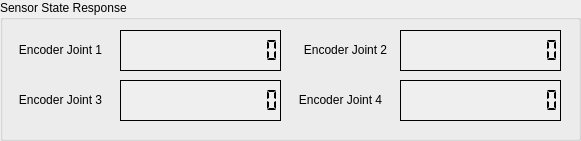
  <widget class="QGroupBox" name="SensorStateResponseGroupBox">
   <property name="geometry">
    <rect>
     <x>450</x>
     <y>530</y>
     <width>581</width>
     <height>141</height>
    </rect>
   </property>
   <property name="title">
    <string>Sensor State Response</string>
   </property>
   <widget class="QLabel" name="EncoderJoint1StateResponseLabel">
    <property name="geometry">
     <rect>
      <x>10</x>
      <y>40</y>
      <width>101</width>
      <height>20</height>
     </rect>
    </property>
    <property name="midLineWidth">
     <number>0</number>
    </property>
    <property name="text">
     <string>Encoder Joint 1</string>
    </property>
    <property name="alignment">
     <set>Qt::AlignCenter</set>
    </property>
   </widget>
   <widget class="QLabel" name="EncoderJoint2StateResponseLabel">
    <property name="geometry">
     <rect>
      <x>300</x>
      <y>40</y>
      <width>91</width>
      <height>20</height>
     </rect>
    </property>
    <property name="midLineWidth">
     <number>0</number>
    </property>
    <property name="text">
     <string>Encoder Joint 2</string>
    </property>
    <property name="alignment">
     <set>Qt::AlignCenter</set>
    </property>
   </widget>
   <widget class="QLabel" name="EncoderJoint3StateResponseLabel">
    <property name="geometry">
     <rect>
      <x>10</x>
      <y>90</y>
      <width>101</width>
      <height>20</height>
     </rect>
    </property>
    <property name="midLineWidth">
     <number>0</number>
    </property>
    <property name="text">
     <string>Encoder Joint 3</string>
    </property>
    <property name="alignment">
     <set>Qt::AlignCenter</set>
    </property>
   </widget>
   <widget class="QLabel" name="EncoderJoint4StateResponseLabel">
    <property name="geometry">
     <rect>
      <x>290</x>
      <y>90</y>
      <width>101</width>
      <height>20</height>
     </rect>
    </property>
    <property name="midLineWidth">
     <number>0</number>
    </property>
    <property name="text">
     <string>Encoder Joint 4</string>
    </property>
    <property name="alignment">
     <set>Qt::AlignCenter</set>
    </property>
   </widget>
   <widget class="QLCDNumber" name="EncoderJoint1StateResponseLCDNumber">
    <property name="geometry">
     <rect>
      <x>120</x>
      <y>30</y>
      <width>161</width>
      <height>41</height>
     </rect>
    </property>
    <property name="font">
     <font>
      <family>MS Shell Dlg 2</family>
      <pointsize>8</pointsize>
      <weight>50</weight>
      <bold>false</bold>
      <underline>false</underline>
      <strikeout>false</strikeout>
      <kerning>true</kerning>
     </font>
    </property>
    <property name="autoFillBackground">
     <bool>true</bool>
    </property>
    <property name="inputMethodHints">
     <set>Qt::ImhNone</set>
    </property>
    <property name="frameShape">
     <enum>QFrame::Panel</enum>
    </property>
    <property name="frameShadow">
     <enum>QFrame::Plain</enum>
    </property>
    <property name="lineWidth">
     <number>1</number>
    </property>
    <property name="midLineWidth">
     <number>0</number>
    </property>
    <property name="digitCount">
     <number>13</number>
    </property>
    <property name="segmentStyle">
     <enum>QLCDNumber::Flat</enum>
    </property>
    <property name="value" stdset="0">
     <double>0.000000000000000</double>
    </property>
   </widget>
   <widget class="QLCDNumber" name="EncoderJoint3StateResponseLCDNumber">
    <property name="geometry">
     <rect>
      <x>120</x>
      <y>80</y>
      <width>161</width>
      <height>41</height>
     </rect>
    </property>
    <property name="font">
     <font>
      <family>MS Shell Dlg 2</family>
      <pointsize>8</pointsize>
      <weight>50</weight>
      <bold>false</bold>
      <underline>false</underline>
      <strikeout>false</strikeout>
      <kerning>true</kerning>
     </font>
    </property>
    <property name="autoFillBackground">
     <bool>true</bool>
    </property>
    <property name="inputMethodHints">
     <set>Qt::ImhNone</set>
    </property>
    <property name="frameShape">
     <enum>QFrame::Panel</enum>
    </property>
    <property name="frameShadow">
     <enum>QFrame::Plain</enum>
    </property>
    <property name="lineWidth">
     <number>1</number>
    </property>
    <property name="midLineWidth">
     <number>0</number>
    </property>
    <property name="digitCount">
     <number>13</number>
    </property>
    <property name="segmentStyle">
     <enum>QLCDNumber::Flat</enum>
    </property>
    <property name="value" stdset="0">
     <double>0.000000000000000</double>
    </property>
   </widget>
   <widget class="QLCDNumber" name="EncoderJoint4StateResponseLCDNumber">
    <property name="geometry">
     <rect>
      <x>400</x>
      <y>80</y>
      <width>161</width>
      <height>41</height>
     </rect>
    </property>
    <property name="font">
     <font>
      <family>MS Shell Dlg 2</family>
      <pointsize>8</pointsize>
      <weight>50</weight>
      <bold>false</bold>
      <underline>false</underline>
      <strikeout>false</strikeout>
      <kerning>true</kerning>
     </font>
    </property>
    <property name="autoFillBackground">
     <bool>true</bool>
    </property>
    <property name="inputMethodHints">
     <set>Qt::ImhNone</set>
    </property>
    <property name="frameShape">
     <enum>QFrame::Panel</enum>
    </property>
    <property name="frameShadow">
     <enum>QFrame::Plain</enum>
    </property>
    <property name="lineWidth">
     <number>1</number>
    </property>
    <property name="midLineWidth">
     <number>0</number>
    </property>
    <property name="digitCount">
     <number>13</number>
    </property>
    <property name="segmentStyle">
     <enum>QLCDNumber::Flat</enum>
    </property>
    <property name="value" stdset="0">
     <double>0.000000000000000</double>
    </property>
   </widget>
   <widget class="QLCDNumber" name="EncoderJoint2StateResponseLCDNumber">
    <property name="geometry">
     <rect>
      <x>400</x>
      <y>30</y>
      <width>161</width>
      <height>41</height>
     </rect>
    </property>
    <property name="font">
     <font>
      <family>MS Shell Dlg 2</family>
      <pointsize>8</pointsize>
      <weight>50</weight>
      <bold>false</bold>
      <underline>false</underline>
      <strikeout>false</strikeout>
      <kerning>true</kerning>
     </font>
    </property>
    <property name="autoFillBackground">
     <bool>true</bool>
    </property>
    <property name="inputMethodHints">
     <set>Qt::ImhNone</set>
    </property>
    <property name="frameShape">
     <enum>QFrame::Panel</enum>
    </property>
    <property name="frameShadow">
     <enum>QFrame::Plain</enum>
    </property>
    <property name="lineWidth">
     <number>1</number>
    </property>
    <property name="midLineWidth">
     <number>0</number>
    </property>
    <property name="digitCount">
     <number>13</number>
    </property>
    <property name="segmentStyle">
     <enum>QLCDNumber::Flat</enum>
    </property>
    <property name="value" stdset="0">
     <double>0.000000000000000</double>
    </property>
   </widget>
  </widget>
